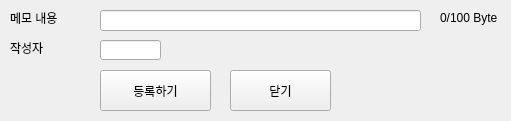
<?xml version="1.0" encoding="UTF-8"?>
<ui version="4.0">
 <class>Form</class>
 <widget class="QWidget" name="Form">
  <property name="geometry">
   <rect>
    <x>0</x>
    <y>0</y>
    <width>511</width>
    <height>121</height>
   </rect>
  </property>
  <property name="windowTitle">
   <string>Form</string>
  </property>
  <widget class="QLabel" name="byteLbl">
   <property name="geometry">
    <rect>
     <x>440</x>
     <y>10</y>
     <width>61</width>
     <height>16</height>
    </rect>
   </property>
   <property name="text">
    <string>0/100 Byte</string>
   </property>
  </widget>
  <widget class="QLabel" name="label_2">
   <property name="geometry">
    <rect>
     <x>10</x>
     <y>10</y>
     <width>50</width>
     <height>16</height>
    </rect>
   </property>
   <property name="text">
    <string>메모 내용</string>
   </property>
  </widget>
  <widget class="QLabel" name="label_3">
   <property name="geometry">
    <rect>
     <x>10</x>
     <y>40</y>
     <width>50</width>
     <height>16</height>
    </rect>
   </property>
   <property name="text">
    <string>작성자</string>
   </property>
  </widget>
  <widget class="QLineEdit" name="ctntsTxt">
   <property name="geometry">
    <rect>
     <x>100</x>
     <y>10</y>
     <width>321</width>
     <height>21</height>
    </rect>
   </property>
   <property name="maxLength">
    <number>50</number>
   </property>
  </widget>
  <widget class="QLineEdit" name="wrtrTxt">
   <property name="geometry">
    <rect>
     <x>100</x>
     <y>40</y>
     <width>61</width>
     <height>20</height>
    </rect>
   </property>
   <property name="maxLength">
    <number>5</number>
   </property>
  </widget>
  <widget class="QPushButton" name="addBtn">
   <property name="geometry">
    <rect>
     <x>100</x>
     <y>70</y>
     <width>111</width>
     <height>41</height>
    </rect>
   </property>
   <property name="text">
    <string>등록하기</string>
   </property>
  </widget>
  <widget class="QPushButton" name="clsBtn">
   <property name="geometry">
    <rect>
     <x>230</x>
     <y>70</y>
     <width>101</width>
     <height>41</height>
    </rect>
   </property>
   <property name="text">
    <string>닫기</string>
   </property>
  </widget>
 </widget>
 <resources/>
 <connections/>
</ui>
